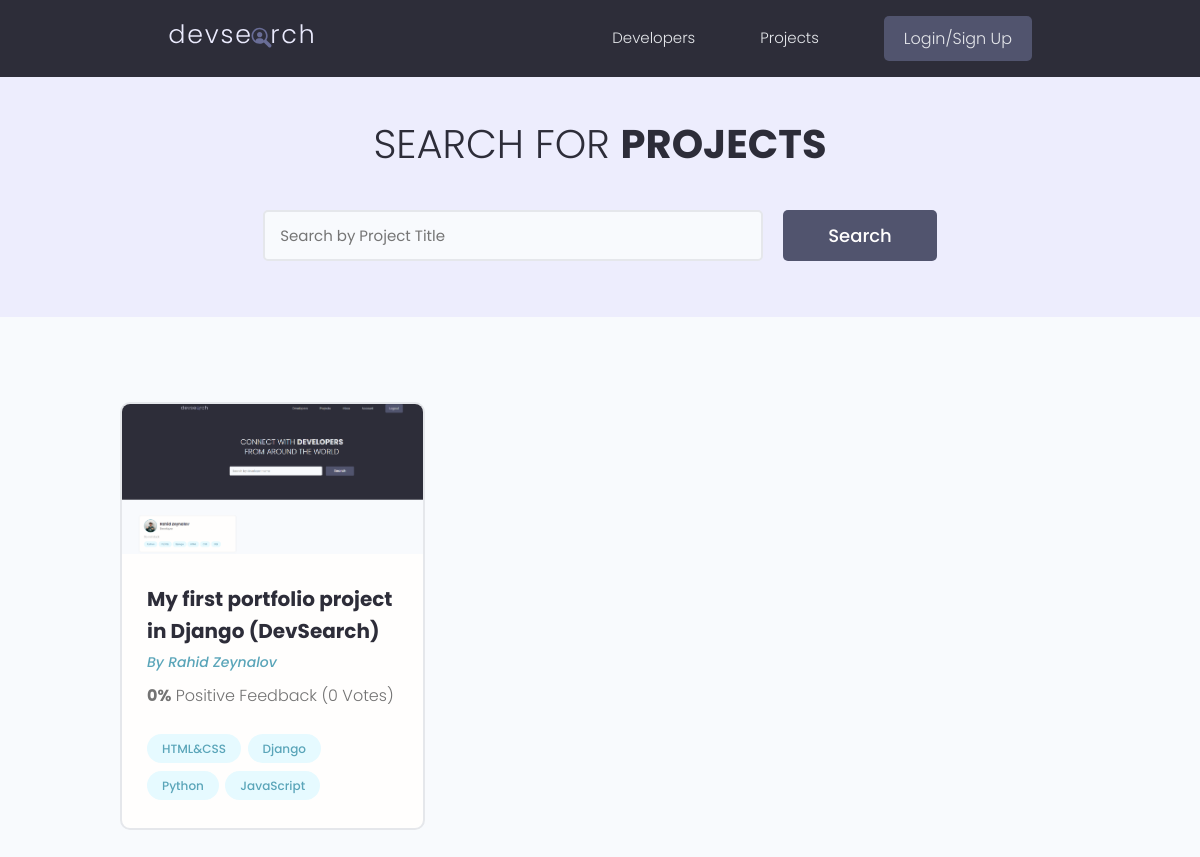
/projects/, run on the app's committed database.
### projects/models.py (models this page shows, shortened)
class Project(models.Model):
    owner = models.ForeignKey(Profile, null=True, blank=True, on_delete=models.CASCADE)
    title = models.CharField(max_length=200)
    description = models.TextField(null=True, blank=True)
    featured_image = models.ImageField(null=True, blank=True, default='default.jpg')
    demo_link = models.CharField(max_length=2000, null=True, blank=True)
    source_link = models.CharField(max_length=2000, null=True, blank=True)
    tags = models.ManyToManyField(Tag, blank=True)
    vote_total = models.IntegerField(default=0, null=True, blank=True)
    vote_ratio = models.IntegerField(default=0, null=True, blank=True)
    created = models.DateTimeField(auto_now_add=True, null=True, blank=True)
    id = models.UUIDField(default=uuid.uuid4, unique=True, primary_key=True, editable=False)
    class Meta:
        ordering = ['created']
    @property
    def imageURL(self):
        try:
            url = self.featured_image.url
        except:
            url = ''
        return url

class Tag(models.Model):
    name = models.CharField(max_length=200)
    created = models.DateTimeField(auto_now_add=True, null=True, blank=True)
    id = models.UUIDField(default=uuid.uuid4, unique=True, primary_key=True, editable=False)
    def __str__(self) -> str:
        return self.name

### users/models.py (models this page shows, shortened)
class Profile(models.Model):
    user = models.OneToOneField(User, on_delete=models.CASCADE, null=True, blank=True)
    name = models.CharField(max_length=150, null=True, blank=True)
    email = models.EmailField(max_length=150, null=True, blank=True)
    username = models.CharField(max_length=150, null=True, blank=True)
    location = models.CharField(max_length=150, null=True, blank=True)
    short_intro = models.CharField(max_length=200, null=True, blank=True)
    bio = models.TextField(null=True, blank=True)
    profile_image = models.ImageField(null=True, blank=True, upload_to='profiles/', default="profiles/users-default.png")
    social_github = models.CharField(max_length=150, null=True, blank=True)
    social_stackoverflow = models.CharField(max_length=150, null=True, blank=True)
    social_linkedin = models.CharField(max_length=150, null=True, blank=True)
    social_youtube = models.CharField(max_length=150, null=True, blank=True)
    social_medium = models.CharField(max_length=150, null=True, blank=True)
    created = models.DateTimeField(auto_now_add=True, null=True, blank=True)
    id = models.UUIDField(default=uuid.uuid4, unique=True, primary_key=True, editable=False)
    class Meta:
        ordering =['created']

### projects/views.py (the view)
# urls.py: path('projects/', views.getProjects),
def projects(request):
    projects, search_query = searchProject(request)
    custome_range, projects = paginateProjects(request, projects, 3)
    context = {'projects':projects, 'search_query':search_query, 'custome_range':custome_range}
    return render(request,'projects/projects.html', context=context)

### projects/utils.py (called while the page is built)
def searchProject(request):
    search_query = ''
    if request.GET.get('search_query'):
        search_query = request.GET.get('search_query')
    projects = Project.objects.distinct().filter(
        Q(title__icontains=search_query) |
        Q(description__icontains=search_query) |
        Q(owner__name__icontains=search_query) |
        Q(tags__name__icontains=search_query)
        )
    return projects, search_query

### projects/templates/projects/projects.html (shortened to what this page needs)
{% extends 'main.html' %}
{% block content %}
<main class="projects">
    <section class="hero-section text-center">
        <div class="container container--narrow">
            <div class="hero-section__box">
                <h2>Search for <span>Projects</span></h2>
            </div>
            <div class="hero-section__search">
                <form id="searchForm" class="form" action="{% url 'projects' %}" method="get">
                    <div class="form__field">
                        <input class="input input--text" id="formInput#search" type="text" name="search_query"
                            value="{{search_query}}" placeholder="Search by Project Title" />
                    </div>
                    <input class="btn btn--sub btn--lg" type="submit" value="Search" />
                </form>
            </div>
        </div>
    </section>
    <section class="projectsList">
        <div class="container">
            <div class="grid grid--three">
                {% for project in projects %}
                <div class="column">
                    <div class="card project">
                        <a href="{% url 'project' project.id %}" class="project">
                            <img class="project__thumbnail" src="{{project.imageURL}}"
                                alt="project thumbnail" />
                            <div class="card__body">
                                <h3 class="project__title">{{project.title}}</h3>
                                <p><a class="project__author" href="{% url 'user-profile' project.owner.id %}">By {{project.owner.name}}</a></p>
                                <p class="project--rating">
                                    <span style="font-weight: bold;">{{project.vote_ratio}}%</span> Positive
                                    Feedback ({{project.vote_total}} Vote{{project.vote_total|pluralize:"s"}})
                                </p>
                                <div class="project__tags">
                                    {% for tag in project.tags.all %}
                                    <span class="tag tag--pill tag--main">
                                        <small>{{tag}}</small>
                                    </span>
                                    {% endfor %}
                                </div>
                            </div>
                        </a>
                    </div>
                </div>
                {% endfor %}
            </div>
        </div>
    </section>
</main>
{% endblock content %}

### static/styles/app.css (style rules this page uses)
:root { --color-sub: #2d2d39; }
.btn--sub { background-color: var(--color-sub-light); }
.card { border: 2px solid var(--color-light); }
img { width: 100%; }
.hero-section { height: 40vh; display: flex; align-items: center; background-color: var(--color-sub); }
.hero-section__box { margin-bottom: 4rem; }
.hero-section__box > h2, .hero-section__box > h2 > span { font-size: 4rem; color: var(--color-light); line-height: 1.3; text-transform: uppercase; }
.hero-section__box > h2 { font-weight: 300; }
.hero-section__box > h2 > span { font-weight: 700; }
.hero-section__search > .form { display: flex; align-items: center; justify-content: center; gap: 2rem; }
.hero-section__search > .form input.input--text { width: 50rem; }
.project__author { font-size: 1.4rem; font-style: italic; }
.project--rating { margin-bottom: 1.6em; margin-top: .5em; }
.projects > .hero-section { background: var(--color-sub-lighter); height: 30vh; }
.projects .hero-section__box { margin-bottom: 2.5rem; }
.projects .hero-section__box > h2 { color: var(--color-sub); }
.projects .hero-section__box > h2 > span { font-weight: 700; color: var(--color-sub); }
.projectsList { margin-top: 8rem; }
.project__thumbnail { object-fit: cover; object-position: top center; }
.project__title { font-size: 2rem; font-weight: 700; color: var(--color-sub); }

### static/uikit/styles/modules/_variables.css (style rules this page uses)
:root { --color-main: #5aa5b9; --color-main-light: #e6faff; --color-sub: #3f4156; --color-sub-light: #51546e; --color-sub-lighter: #ededfd; --color-text: #737373; --color-gray: #8b8b8b; --color-light: #e5e7eb; --color-light-gray: #767676; --color-bg: #f8fafd; --color-white: #fffefd; --color-white-light: #f3f3f3; --color-success: #359e64; --color-success-bg: #def8e8; --color-error: #fc4b0b; --color-error-bg: #fff2ee; --font-base: 'Poppins', arial, helvetica, 'Segoe UI', roboto, ubuntu, sans-serif; --font-monospace: 'Fira Code', 'Courier New', courier, monospace; --font-regular: 300; --font-medium: 500; --font-bold: 700; --generic-shadow: 1px 1px 5px #00000010; --generic-transition: all 0.3s ease-in-out; }

### static/uikit/styles/modules/_base.css (style rules this page uses)
* { margin: 0; padding: 0; box-sizing: border-box; text-rendering: optimizeLegibility; color: inherit; font-size: inherit; }
html { font-size: 50%; }
@media only screen and (min-width: 480px) { html { font-size: 56.25%; } }
@media only screen and (min-width: 1200px) { html { font-size: 62.5%; } }
body { line-height: 1.6; font-weight: 400; font-size: 1.5rem; color: var(--color-text); background-color: var(--color-bg); min-height: 100vh; }

### static/uikit/styles/modules/_typography.css (style rules this page uses)
* { font-family: var(--font-base); }
h2 { font-size: 3.6rem; font-weight: var(--font-bold); }
h3 { font-size: 3.2rem; font-weight: var(--font-medium); }
p, span, strong { font-size: 1.6rem; color: var(--color-text); font-weight: var(--font-regular); }
a { padding-bottom: 2px; text-decoration: none; display: inline-block; color: var(--color-main); font-weight: var(--font-medium); }

### static/uikit/styles/modules/_utilities.css (style rules this page uses)
.container { width: 92%; max-width: 165rem; margin: 0 auto; box-sizing: border-box; }
.container--narrow { width: 92%; max-width: 120rem; }
@media screen and (min-width: 1000px) { .container { width: 90%; } }
@media screen and (min-width: 1000px) { .container--narrow { width: 85%; } }
@media screen and (min-width: 1200px) { .container { width: 80%; } }
@media screen and (min-width: 1200px) { .container--narrow { width: 72%; } }
.text-center { text-align: center; }

### static/uikit/styles/modules/_button.css (style rules this page uses)
.btn { display: inline-block; position: relative; cursor: pointer; background-color: var(--color-light); font-weight: var(--font-medium); color: var(--color-sub); text-decoration: none; padding: 1rem 2rem; border-radius: 0.5rem; border: none; width: -webkit-fit-content; width: -moz-fit-content; width: fit-content; height: -webkit-fit-content; height: -moz-fit-content; height: fit-content; font-size: 1.6rem; outline-width: 0; outline-color: transparent; -webkit-backface-visibility: hidden; backface-visibility: hidden; transition: all 0.3s ease-in-out; }
.btn--sub { background-color: var(--color-sub); color: var(--color-white); }
.btn--lg { font-size: 1.8rem; padding: 1.2rem 4.5rem; }

### static/uikit/styles/modules/_card.css (style rules this page uses)
.card { border-radius: 1rem; background-color: var(--color-white); border: 1.5px solid var(--color-light); width: auto; height: auto; margin-top: 0.5rem; margin-bottom: 0.5rem; overflow: hidden; }
.card__body, .card__header { padding: 2rem 2.5rem; }

### data on the page
Project: imageURL (picture), title "My first portfolio project in Django (DevSearch)", owner.name "Rahid Zeynalov", vote_ratio "0", vote_total "0"
Tag: name "HTML&CSS"
Tag: name "Django"
Tag: name "Python"
Tag: name "JavaScript"
